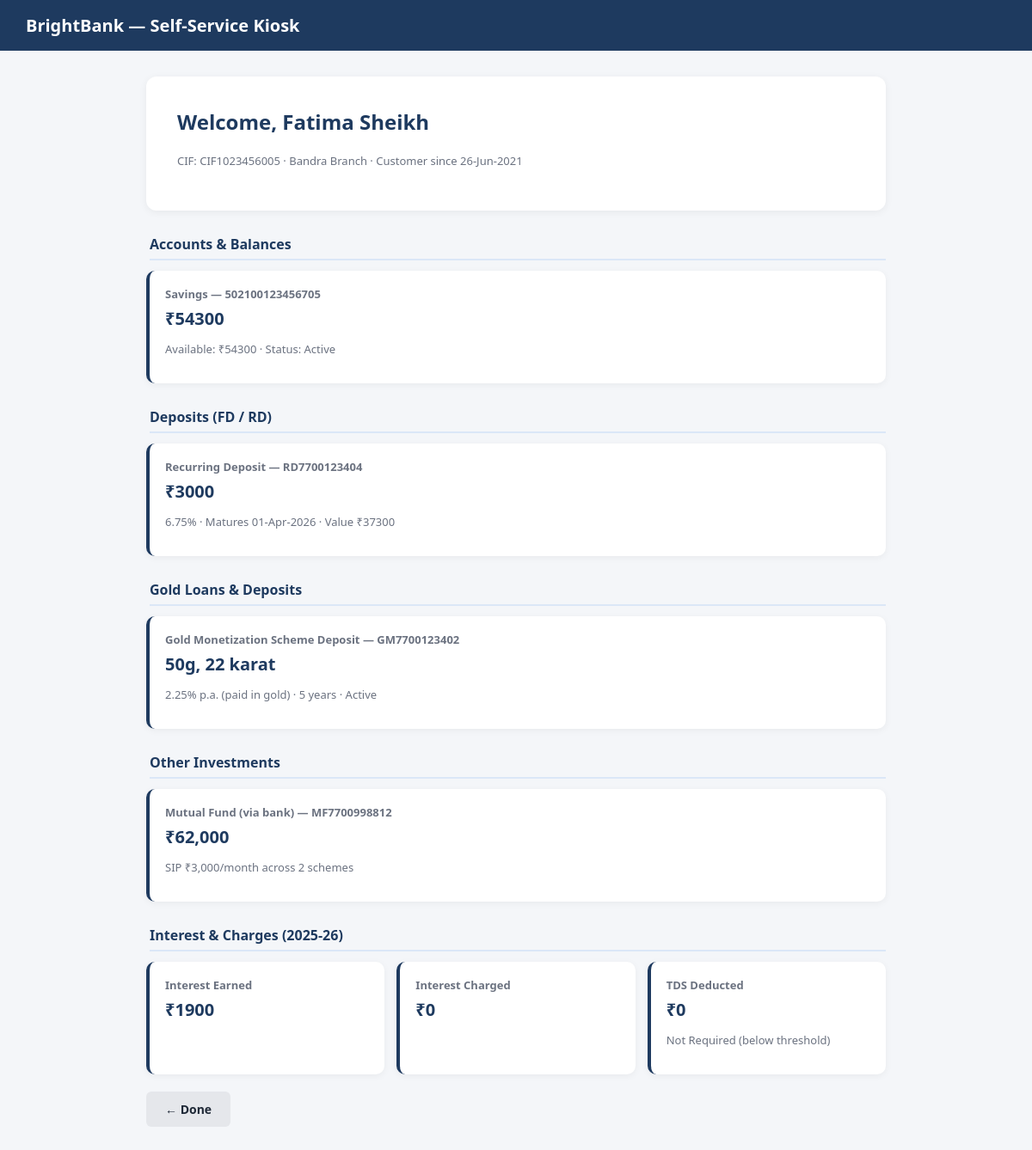
/dashboard/CIF1023456005, run on the app's committed database.
### models.py (models this page shows)
class Customer(db.Model):
    cif = db.Column(db.String(20), primary_key=True)
    full_name = db.Column(db.String(120), nullable=False)
    dob = db.Column(db.String(20), nullable=False)
    gender = db.Column(db.String(10))
    pan = db.Column(db.String(15))
    aadhaar_masked = db.Column(db.String(20))
    mobile = db.Column(db.String(20))
    email = db.Column(db.String(120))
    address = db.Column(db.String(300))
    occupation = db.Column(db.String(80))
    annual_income = db.Column(db.Float)
    marital_status = db.Column(db.String(20))
    nominee_name = db.Column(db.String(120))
    nominee_relation = db.Column(db.String(40))
    customer_since = db.Column(db.String(20))
    home_branch = db.Column(db.String(80))
    ifsc = db.Column(db.String(20))
    kyc_status = db.Column(db.String(80))

class Account(db.Model):
    id = db.Column(db.Integer, primary_key=True)
    cif = db.Column(db.String(20), db.ForeignKey("customer.cif"), nullable=False)
    account_number = db.Column(db.String(30))
    account_type = db.Column(db.String(20))
    opening_date = db.Column(db.String(20))
    status = db.Column(db.String(20))
    mode_of_operation = db.Column(db.String(40))
    current_balance = db.Column(db.Float)
    available_balance = db.Column(db.Float)
    min_balance_req = db.Column(db.Float)
    amb = db.Column(db.Float)

class Deposit(db.Model):
    id = db.Column(db.Integer, primary_key=True)
    cif = db.Column(db.String(20), db.ForeignKey("customer.cif"), nullable=False)
    deposit_account_no = db.Column(db.String(30))
    deposit_type = db.Column(db.String(20))
    principal_installment = db.Column(db.Float)
    interest_rate = db.Column(db.String(20))
    tenure = db.Column(db.String(20))
    booking_date = db.Column(db.String(20))
    maturity_date = db.Column(db.String(20))
    maturity_value = db.Column(db.Float)
    payout_option = db.Column(db.String(30))
    auto_renewal = db.Column(db.String(10))

class GoldProduct(db.Model):
    id = db.Column(db.Integer, primary_key=True)
    cif = db.Column(db.String(20), db.ForeignKey("customer.cif"), nullable=False)
    gold_account_no = db.Column(db.String(30))
    product_type = db.Column(db.String(50))
    gold_weight_purity = db.Column(db.String(40))
    valuation = db.Column(db.Float)
    loan_deposit_amount = db.Column(db.Float)
    rate_detail = db.Column(db.String(40))
    interest_rate = db.Column(db.String(30))
    tenure = db.Column(db.String(30))
    outstanding_balance = db.Column(db.Float)
    status = db.Column(db.String(20))

class Investment(db.Model):
    id = db.Column(db.Integer, primary_key=True)
    cif = db.Column(db.String(20), db.ForeignKey("customer.cif"), nullable=False)
    product = db.Column(db.String(40))
    account_folio_no = db.Column(db.String(40))
    balance_summary = db.Column(db.String(80))
    details = db.Column(db.String(200))

class InterestCharge(db.Model):
    id = db.Column(db.Integer, primary_key=True)
    cif = db.Column(db.String(20), db.ForeignKey("customer.cif"), nullable=False)
    period = db.Column(db.String(20))
    interest_earned = db.Column(db.Float)
    interest_charged = db.Column(db.Float)
    tds_deducted = db.Column(db.Float)
    form15g_status = db.Column(db.String(60))
    maintenance_charges = db.Column(db.Float)
    penalty_charges = db.Column(db.Float)

### app.py (the view)
@app.route("/dashboard/<cif>")
def dashboard(cif):
    customer = Customer.query.get_or_404(cif)
    accounts = Account.query.filter_by(cif=cif).all()
    deposits = Deposit.query.filter_by(cif=cif).all()
    gold = GoldProduct.query.filter_by(cif=cif).all()
    loans = Loan.query.filter_by(cif=cif).all()
    cards = Card.query.filter_by(cif=cif).all()
    investments = Investment.query.filter_by(cif=cif).all()
    transactions = Transaction.query.filter_by(cif=cif).order_by(Transaction.id.desc()).limit(5).all()
    interest = InterestCharge.query.filter_by(cif=cif).first()
    digital = DigitalBanking.query.filter_by(cif=cif).first()
    return render_template(
        "dashboard.html", customer=customer, accounts=accounts, deposits=deposits,
        gold=gold, loans=loans, cards=cards, investments=investments,
        transactions=transactions, interest=interest, digital=digital,
    )

### templates/dashboard.html (shortened to what this page needs)
{% extends "base.html" %}
{% block content %}
<div class="welcome-card">
    <h2>Welcome, {{ customer.full_name }}</h2>
    <p class="hint">CIF: {{ customer.cif }} &middot; {{ customer.home_branch }} &middot; Customer since {{ customer.customer_since }}</p>
</div>
<h3 class="section-title">Accounts & Balances</h3>
<div class="grid">
    {% for a in accounts %}
    <div class="data-card">
        <p class="data-label">{{ a.account_type }} — {{ a.account_number }}</p>
        <p class="data-value">₹{{ "%.0f"|format(a.current_balance) }}</p>
        <p class="hint">Available: ₹{{ "%.0f"|format(a.available_balance) }} &middot; Status: {{ a.status }}</p>
    </div>
    {% endfor %}
</div>
{% if deposits %}
<h3 class="section-title">Deposits (FD / RD)</h3>
<div class="grid">
    {% for d in deposits %}
    <div class="data-card">
        <p class="data-label">{{ d.deposit_type }} — {{ d.deposit_account_no }}</p>
        <p class="data-value">₹{{ "%.0f"|format(d.principal_installment) }}</p>
        <p class="hint">{{ d.interest_rate }} &middot; Matures {{ d.maturity_date }} &middot; Value ₹{{ "%.0f"|format(d.maturity_value) }}</p>
    </div>
    {% endfor %}
</div>
{% endif %}
{% if gold %}
<h3 class="section-title">Gold Loans & Deposits</h3>
<div class="grid">
    {% for g in gold %}
    <div class="data-card">
        <p class="data-label">{{ g.product_type }} — {{ g.gold_account_no }}</p>
        <p class="data-value">{{ g.gold_weight_purity }}</p>
        <p class="hint">
            {{ g.interest_rate }} &middot; {{ g.tenure }} &middot; {{ g.status }}
        </p>
    </div>
    {% endfor %}
</div>
{% endif %}
{% if investments %}
<h3 class="section-title">Other Investments</h3>
<div class="grid">
    {% for i in investments %}
    <div class="data-card">
        <p class="data-label">{{ i.product }} — {{ i.account_folio_no }}</p>
        <p class="data-value">{{ i.balance_summary }}</p>
        <p class="hint">{{ i.details }}</p>
    </div>
    {% endfor %}
</div>
{% endif %}
{% if interest %}
<h3 class="section-title">Interest & Charges ({{ interest.period }})</h3>
<div class="grid">
    <div class="data-card">
        <p class="data-label">Interest Earned</p>
        <p class="data-value">₹{{ "%.0f"|format(interest.interest_earned) }}</p>
    </div>
    <div class="data-card">
        <p class="data-label">Interest Charged</p>
        <p class="data-value">₹{{ "%.0f"|format(interest.interest_charged) }}</p>
    </div>
    <div class="data-card">
        <p class="data-label">TDS Deducted</p>
        <p class="data-value">₹{{ "%.0f"|format(interest.tds_deducted) }}</p>
        <p class="hint">{{ interest.form15g_status }}</p>
    </div>
</div>
{% endif %}
<a class="btn btn-secondary" href="{{ url_for('home') }}">&larr; Done</a>
{% endblock %}

### static/css/style.css (style rules this page uses)
* { box-sizing: border-box; font-family: 'Segoe UI', Arial, sans-serif; }
body { margin: 0; background: #f4f6f9; color: #1f2937; }
.hero-card, .welcome-card, .form-card { background: #fff; padding: 36px; border-radius: 12px; box-shadow: 0 2px 10px rgba(0,0,0,0.06); text-align: center; }
.welcome-card { text-align: left; margin-bottom: 10px; }
.hero-card h1, .welcome-card h2 { color: #1e3a5f; margin-top: 0; }
.hint { color: #6b7280; font-size: 13px; }
.section-title { color: #1e3a5f; margin: 28px 0 12px 4px; font-size: 16px; border-bottom: 2px solid #dbe7f7; padding-bottom: 6px; }
.grid { display: grid; grid-template-columns: repeat(auto-fit, minmax(220px, 1fr)); gap: 14px; }
.data-card { background: #fff; padding: 18px; border-radius: 10px; box-shadow: 0 2px 8px rgba(0,0,0,0.05); border-left: 4px solid #1e3a5f; }
.data-label { font-size: 13px; color: #6b7280; margin: 0 0 6px 0; font-weight: 600; }
.data-value { font-size: 20px; font-weight: 700; color: #1e3a5f; margin: 0 0 6px 0; }
.btn { display: inline-block; padding: 11px 22px; border-radius: 6px; text-decoration: none; font-weight: 600; font-size: 14px; cursor: pointer; border: none; margin-top: 20px; }
.btn-secondary { background: #e5e7eb; color: #1f2937; }

### data on the page
Customer: full_name "Fatima Sheikh", cif "CIF1023456005", home_branch "Bandra Branch", customer_since "26-Jun-2021"
Account: account_type "Savings", account_number "502100123456705", current_balance "54300", available_balance "54300", status "Active"
Deposit: deposit_type "Recurring Deposit", deposit_account_no "RD7700123404", principal_installment "3000", interest_rate "6.75%", maturity_date "01-Apr-2026", maturity_value "37300"
GoldProduct: product_type "Gold Monetization Scheme Deposit", gold_account_no "GM7700123402", gold_weight_purity "50g, 22 karat", interest_rate "2.25% p.a. (paid in gold)", tenure "5 years", status "Active"
Investment: product "Mutual Fund (via bank)", account_folio_no "MF7700998812", balance_summary "₹62,000", details "SIP ₹3,000/month across 2 schemes"
InterestCharge: period "2025-26", interest_earned "1900", interest_charged "0", tds_deducted "0", form15g_status "Not Required (below threshold)"
